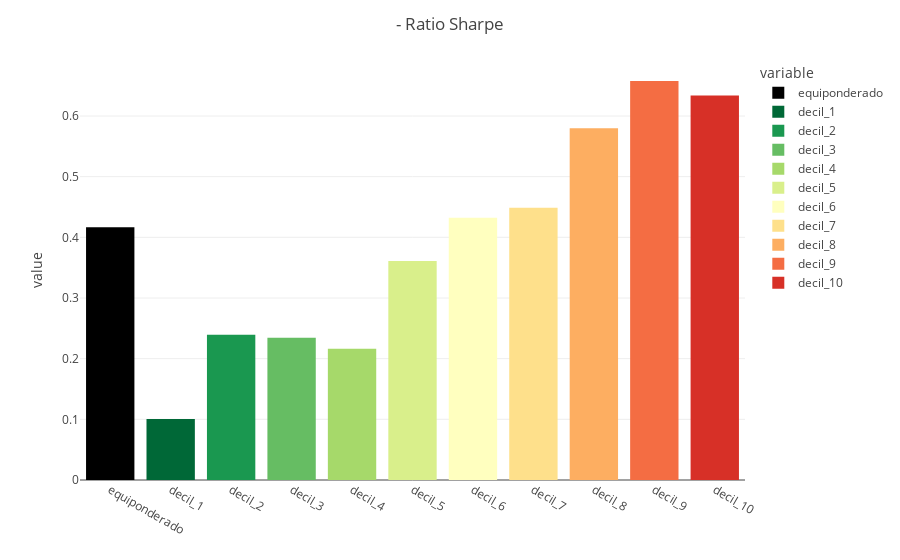

Notebook code for this chart:
### Code cell
pl.plot_sharpe(rets_df)

### Figure 1 — Plotly figure (JSON) as saved in the notebook; plotly's stock layout.template omitted (floating-point values rounded to 4 significant figures)
{"data": [{"alignmentgroup": "True", "hovertemplate": "variable=equiponderado<br>index=%{x}<br>value=%{y}<extra></extra>", "legendgroup": "equiponderado", "marker": {"color": "#000000", "pattern": {"shape": ""}}, "name": "equiponderado", "offsetgroup": "equiponderado", "orientation": "v", "showlegend": true, "textposition": "auto", "type": "bar", "x": ["equiponderado", "decil_1", "decil_2", "decil_3", "decil_4", "decil_5", "decil_6", "decil_7", "decil_8", "decil_9", "decil_10"], "xaxis": "x", "y": [0.4166, 0, 0, 0, 0, 0, 0, 0, 0, 0, 0], "yaxis": "y"}, {"alignmentgroup": "True", "hovertemplate": "variable=decil_1<br>index=%{x}<br>value=%{y}<extra></extra>", "legendgroup": "decil_1", "marker": {"color": "rgb(0,104,55)", "pattern": {"shape": ""}}, "name": "decil_1", "offsetgroup": "decil_1", "orientation": "v", "showlegend": true, "textposition": "auto", "type": "bar", "x": ["equiponderado", "decil_1", "decil_2", "decil_3", "decil_4", "decil_5", "decil_6", "decil_7", "decil_8", "decil_9", "decil_10"], "xaxis": "x", "y": [0, 0.1004, 0, 0, 0, 0, 0, 0, 0, 0, 0], "yaxis": "y"}, {"alignmentgroup": "True", "hovertemplate": "variable=decil_2<br>index=%{x}<br>value=%{y}<extra></extra>", "legendgroup": "decil_2", "marker": {"color": "rgb(26,152,80)", "pattern": {"shape": ""}}, "name": "decil_2", "offsetgroup": "decil_2", "orientation": "v", "showlegend": true, "textposition": "auto", "type": "bar", "x": ["equiponderado", "decil_1", "decil_2", "decil_3", "decil_4", "decil_5", "decil_6", "decil_7", "decil_8", "decil_9", "decil_10"], "xaxis": "x", "y": [0, 0, 0.2394, 0, 0, 0, 0, 0, 0, 0, 0], "yaxis": "y"}, {"alignmentgroup": "True", "hovertemplate": "variable=decil_3<br>index=%{x}<br>value=%{y}<extra></extra>", "legendgroup": "decil_3", "marker": {"color": "rgb(102,189,99)", "pattern": {"shape": ""}}, "name": "decil_3", "offsetgroup": "decil_3", "orientation": "v", "showlegend": true, "textposition": "auto", "type": "bar", "x": ["equiponderado", "decil_1", "decil_2", "decil_3", "decil_4", "decil_5", "decil_6", "decil_7", "decil_8", "decil_9", "decil_10"], "xaxis": "x", "y": [0, 0, 0, 0.2346, 0, 0, 0, 0, 0, 0, 0], "yaxis": "y"}, {"alignmentgroup": "True", "hovertemplate": "variable=decil_4<br>index=%{x}<br>value=%{y}<extra></extra>", "legendgroup": "decil_4", "marker": {"color": "rgb(166,217,106)", "pattern": {"shape": ""}}, "name": "decil_4", "offsetgroup": "decil_4", "orientation": "v", "showlegend": true, "textposition": "auto", "type": "bar", "x": ["equiponderado", "decil_1", "decil_2", "decil_3", "decil_4", "decil_5", "decil_6", "decil_7", "decil_8", "decil_9", "decil_10"], "xaxis": "x", "y": [0, 0, 0, 0, 0.2165, 0, 0, 0, 0, 0, 0], "yaxis": "y"}, {"alignmentgroup": "True", "hovertemplate": "variable=decil_5<br>index=%{x}<br>value=%{y}<extra></extra>", "legendgroup": "decil_5", "marker": {"color": "rgb(217,239,139)", "pattern": {"shape": ""}}, "name": "decil_5", "offsetgroup": "decil_5", "orientation": "v", "showlegend": true, "textposition": "auto", "type": "bar", "x": ["equiponderado", "decil_1", "decil_2", "decil_3", "decil_4", "decil_5", "decil_6", "decil_7", "decil_8", "decil_9", "decil_10"], "xaxis": "x", "y": [0, 0, 0, 0, 0, 0.361, 0, 0, 0, 0, 0], "yaxis": "y"}, {"alignmentgroup": "True", "hovertemplate": "variable=decil_6<br>index=%{x}<br>value=%{y}<extra></extra>", "legendgroup": "decil_6", "marker": {"color": "rgb(255,255,191)", "pattern": {"shape": ""}}, "name": "decil_6", "offsetgroup": "decil_6", "orientation": "v", "showlegend": true, "textposition": "auto", "type": "bar", "x": ["equiponderado", "decil_1", "decil_2", "decil_3", "decil_4", "decil_5", "decil_6", "decil_7", "decil_8", "decil_9", "decil_10"], "xaxis": "x", "y": [0, 0, 0, 0, 0, 0, 0.4321, 0, 0, 0, 0], "yaxis": "y"}, {"alignmentgroup": "True", "hovertemplate": "variable=decil_7<br>index=%{x}<br>value=%{y}<extra></extra>", "legendgroup": "decil_7", "marker": {"color": "rgb(254,224,139)", "pattern": {"shape": ""}}, "name": "decil_7", "offsetgroup": "decil_7", "orientation": "v", "showlegend": true, "textposition": "auto", "type": "bar", "x": ["equiponderado", "decil_1", "decil_2", "decil_3", "decil_4", "decil_5", "decil_6", "decil_7", "decil_8", "decil_9", "decil_10"], "xaxis": "x", "y": [0, 0, 0, 0, 0, 0, 0, 0.4488, 0, 0, 0], "yaxis": "y"}, {"alignmentgroup": "True", "hovertemplate": "variable=decil_8<br>index=%{x}<br>value=%{y}<extra></extra>", "legendgroup": "decil_8", "marker": {"color": "rgb(253,174,97)", "pattern": {"shape": ""}}, "name": "decil_8", "offsetgroup": "decil_8", "orientation": "v", "showlegend": true, "textposition": "auto", "type": "bar", "x": ["equiponderado", "decil_1", "decil_2", "decil_3", "decil_4", "decil_5", "decil_6", "decil_7", "decil_8", "decil_9", "decil_10"], "xaxis": "x", "y": [0, 0, 0, 0, 0, 0, 0, 0, 0.5799, 0, 0], "yaxis": "y"}, {"alignmentgroup": "True", "hovertemplate": "variable=decil_9<br>index=%{x}<br>value=%{y}<extra></extra>", "legendgroup": "decil_9", "marker": {"color": "rgb(244,109,67)", "pattern": {"shape": ""}}, "name": "decil_9", "offsetgroup": "decil_9", "orientation": "v", "showlegend": true, "textposition": "auto", "type": "bar", "x": ["equiponderado", "decil_1", "decil_2", "decil_3", "decil_4", "decil_5", "decil_6", "decil_7", "decil_8", "decil_9", "decil_10"], "xaxis": "x", "y": [0, 0, 0, 0, 0, 0, 0, 0, 0, 0.6577, 0], "yaxis": "y"}, {"alignmentgroup": "True", "hovertemplate": "variable=decil_10<br>index=%{x}<br>value=%{y}<extra></extra>", "legendgroup": "decil_10", "marker": {"color": "rgb(215,48,39)", "pattern": {"shape": ""}}, "name": "decil_10", "offsetgroup": "decil_10", "orientation": "v", "showlegend": true, "textposition": "auto", "type": "bar", "x": ["equiponderado", "decil_1", "decil_2", "decil_3", "decil_4", "decil_5", "decil_6", "decil_7", "decil_8", "decil_9", "decil_10"], "xaxis": "x", "y": [0, 0, 0, 0, 0, 0, 0, 0, 0, 0, 0.6337], "yaxis": "y"}], "layout": {"barmode": "relative", "legend": {"title": {"text": "variable"}, "tracegroupgap": 0}, "margin": {"t": 60}, "title": {"text": " - Ratio Sharpe"}, "xaxis": {"anchor": "y", "domain": [0, 1], "title": {}}, "yaxis": {"anchor": "x", "domain": [0, 1], "title": {"text": "value"}}}}
